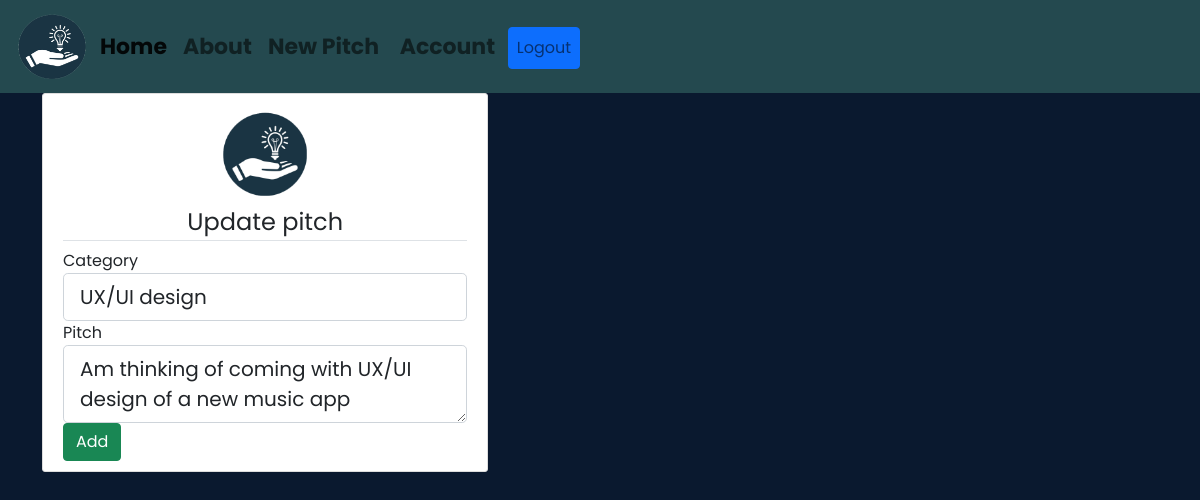
The page /pitch/1/update (signed in) on the database its author committed.
### app/models.py (models this page shows, shortened)
class Pitch(db.Model):
    id = db.Column(db.Integer,primary_key=True)
    title =db.Column(db.String(100), nullable=False)
    posted = db.Column(db.DateTime,nullable = False, default = datetime.utcnow)
    pitch = db.Column(db.Text, nullable = False)
    user_id = db.Column(db.Integer, db.ForeignKey('user.id'), nullable = False)

### app/routes.py (the view)
@app.route('/pitch/<int:pitch_id>/update',methods=['GET','POST'])
@login_required
def update_pitch(pitch_id):
    pitch = Pitch.query.get_or_404(pitch_id)
    if pitch.author != current_user:
        abort(403)
    form = PitchForm()
    if form.validate_on_submit():
        pitch.title = form.title.data
        pitch.pitch = form.pitch.data
        db.session.commit()
        flash('Your pitch has been updated','success')
        return redirect(url_for('home'))
    elif request.method == 'GET':
        form.title.data = pitch.title
        form.pitch.data = pitch.pitch
    return render_template('newpitch.html',form= form, legend ='Update pitch')

### app/form.py
class PitchForm(FlaskForm):
    title = StringField('Category', validators=[DataRequired()])
    pitch = TextAreaField('Pitch',validators=[DataRequired()])
    submit = SubmitField('Add')

### app/models.py (called while the page is built)
@login_manager.user_loader
def load_user(user_id):
    return User.query.get(int(user_id))

### app/templates/newpitch.html (shortened to what this page needs)
{% extends 'base.html' %}
{% block content %}
<div class="content-section">
    <form action="" method="POST">
        <div class="logo">
            <img src="../static/assets/1651930619016_1651930610313_p logo.png" alt="">
        </div>
        <fieldset class="form-group">
            <legend class="border-bottom" id="leg">{{ legend }}</legend>
            <div class="form-group">
                {{ form.title.label(class ="form-control-label")}}
                {% if form.title.errors %}
                    {{ form.title(class ="form-control form-control-lg is-invalid")}}
                    <div class="invalid-feedback">
                        {% for error in form.title.errors %}
                            <span>{{error}}</span>
                        {% endfor %}
                    </div>
                {% else %}
                   {{ form.title(class ="form-control form-control-lg")}}
                {% endif %}
            </div>
            <div class="form-group">
                {{ form.pitch.label(class ="form-control-label")}}
                {% if form.pitch.errors %}
                    {{ form.pitch(class ="form-control form-control-lg is-invalid")}}
                    <div class="invalid-feedback">
                        {% for error in form.pitch.errors %}
                            <span>{{error}}</span>
                        {% endfor %}
                    </div>
                {% else %}
                   {{ form.pitch(class ="form-control form-control-lg")}}
                {% endif %}
            </div>
        </fieldset>
        <div class="form-group">
             {{ form.submit(class = "btn btn-success") }}
        </div>
    </form>
</div>
{% endblock content %}

### app/static/css/style.css (style rules this page uses)
* { box-sizing: border-box; font-family: 'Poppins', sans-serif; text-decoration: none; }
html { scroll-behavior: smooth; }
body { background-color: #0A192F; }
.content-section { background: #ffffff; padding: 10px 20px; border: 1px solid #dddddd; border-radius: 3px; margin-bottom: 20px; width: 40%; }
.logo { display: flex; justify-content: center; }
.logo img { height: 100px; width: 100px; }
#leg { text-align: center; }

### rows shown on the page
Pitch: title "UX/UI design", pitch "Am thinking of coming with UX/UI design of a new music app"

### other values the page prints
{{ legend }} "Update pitch"
